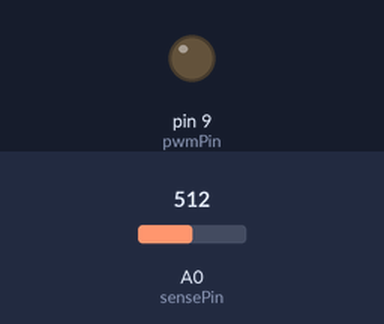
A sketch run on a simulated Arduino Uno, built with avr-gcc and run on an emulated ATmega328P. Parts: output pins drawn as LEDs (lit = HIGH). The inputs (shaded band) are chosen by the test bench; at power-on: A0 (sensePin) = 512.

Above: at 1.2 s.
1.3 s: A0 (sensePin) set to 18
2.8 s: A0 (sensePin) set to 13
At 4.5 s:
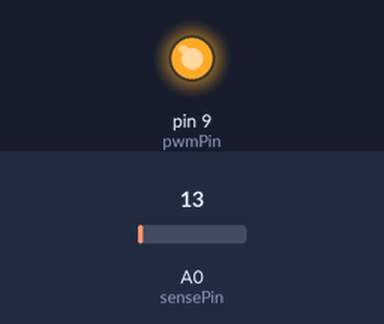
Timing chart, 0 to 6.0 s (numbered marks = the images above; inputs shaded):
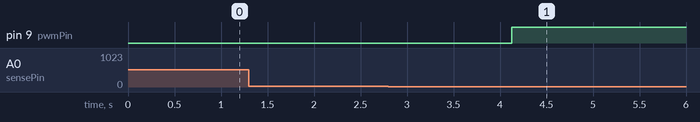

Measured:
- the behaviour switches between 16 and 15 on A0 (sensePin) (found by bisection; images 0 and 1)
- after the input at 1.3 s, every drawn part: stays the same
- after the input at 2.8 s, pin 9 (pwmPin): LOW → HIGH after 1.3 s

The sketch:

pwm_controller.ino
```cpp
const int pwmPin = 9;
const int sensePin = A0;

const float referenceCurrent = 0.35;
const float senseResistor = 0.22;
const float adcRefVoltage = 5.0;

int pwmValue = 120;

void setup() {
  pinMode(pwmPin, OUTPUT);
  analogWrite(pwmPin, pwmValue);
}

void loop() {
  int adcValue = analogRead(sensePin);
  float senseVoltage = (adcValue * adcRefVoltage) / 1023.0;
  float ledCurrent = senseVoltage / senseResistor;

  float tolerance = 0.01; // 10mA tolerance
  if (ledCurrent < (referenceCurrent - tolerance)) pwmValue++;
  else if (ledCurrent > (referenceCurrent + tolerance)) pwmValue--;

  pwmValue = constrain(pwmValue, 0, 255);
  analogWrite(pwmPin, pwmValue);

  delay(5);
}
```
